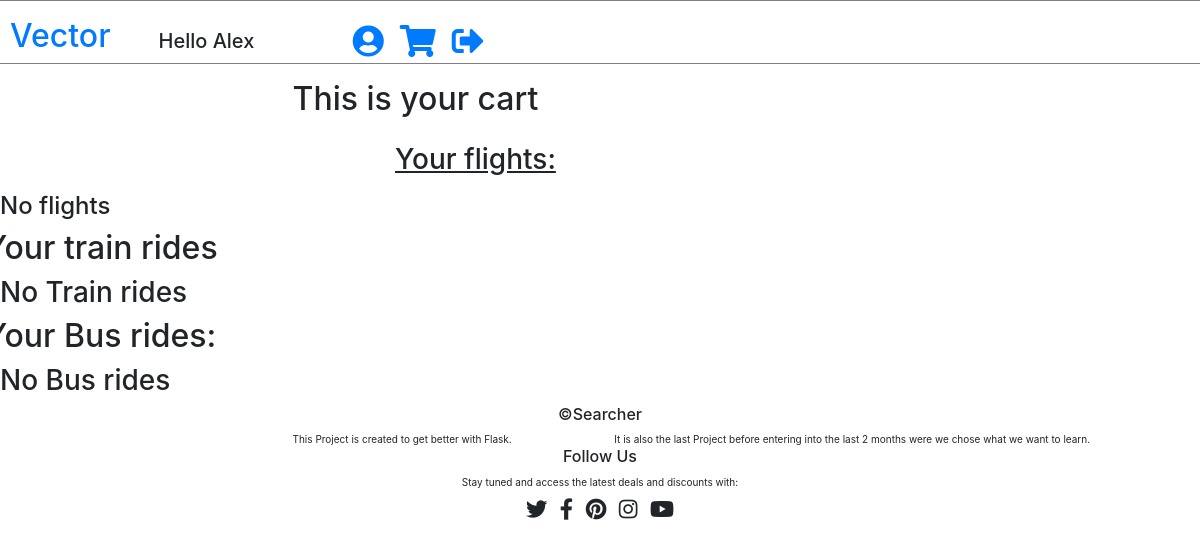
Before: /cart (signed in) with the older database file.
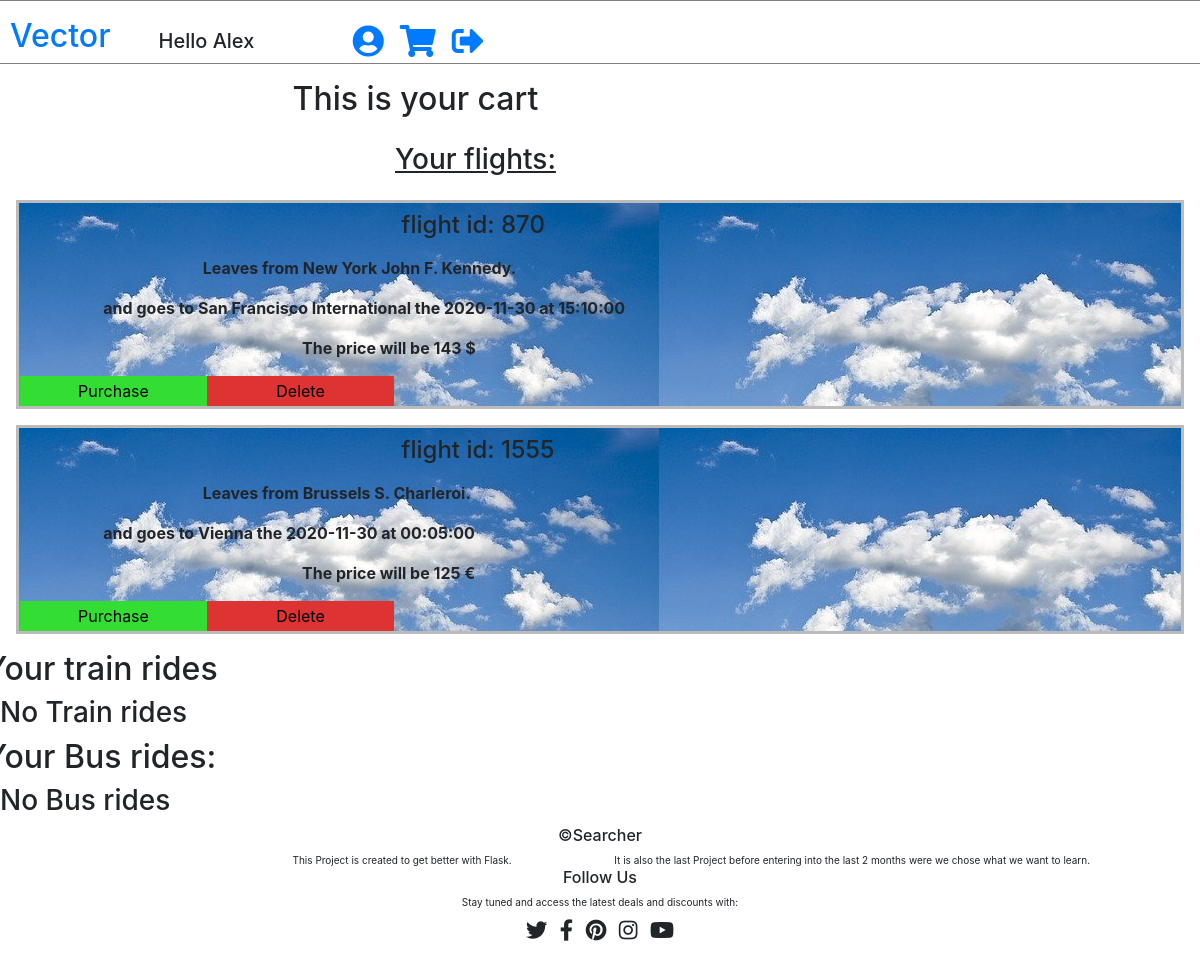
After: the same page with the newer database file.
### app.py (models this page shows, shortened)
class flights(db.Model):
    _id = db.Column('id', db.Integer, primary_key = True)
    user_id = db.Column('user_id', db.Integer)
    carrier_id = db.Column('carrier_id', db.Integer)
    price = db.Column('price', db.Integer)
    symbol = db.Column('symbol', db.String(1))
    departure_airport = db.Column('departure_airport', db.String(100))
    destination_airport = db.Column('destination_airport', db.String(100))
    date = db.Column('date', db.String(50))
    time = db.Column('time', db.String(50))

### app.py (the view)
@app.route('/cart')
def cart():
    if 'id' in session:
        return render_template('cart.html', flights = flights.query.filter_by(user_id = session['id']).all(), navbarname = f"Hello {session['firstname']}")
    else:
        flash('You need to sign in first', 'error')
        return redirect(url_for('signin'))

### templates/cart.html (shortened to what this page needs)
{% extends 'base.html' %}
{% block content %}
<div class="row my-3">
    <div class="col-xs-8 offset-3 mr-n3">
        <h2>This is your cart</h2>
    </div>
</div>
<div class="row">
    <div class="col-xs-6 offset-4 mb-2">
        <h3 style="text-decoration: underline;">Your flights:</h3>
    </div>
</div>
{% if flights %}
    {% for flight in flights %}
        <div class="ticket_container mt-2 mb-3 mx-3">
            <div class="row my-2">
                <div class="col-xs-6 offset-4">
                    <h4>flight id: {{ flight.carrier_id }}</h4>
                </div>
            </div>
            <div class="row">
                <div class="col-xs-8 offset-2">
                    <p class="ticket_text">Leaves from {{ flight.departure_airport }}.</p>
                </div>
            </div>
            <div class="row">
                <div class="col-xs-10 offset-1">
                    <p class="ticket_text">and goes to {{ flight.destination_airport }} the {{ flight.date }} at {{ flight.time }}</p>
                </div>
            </div>
            <div class="row">
                <div class="col-xs-6 offset-3">
                    <p class="ticket_text">The price will be {{ flight.price }} {{ flight.symbol }} </p>
                </div>
            </div>
            <div class="row">
                <div class="col-xs-5 ml-3 purchase">
                    <a href="/troll">
                        <button class="purchase">Purchase</button>
                    </a>
                </div>
                <div class="col-xs-5 delete">
                    <a href="http://127.0.0.1:5000/delete_ticket?carrier_id={{ flight.carrier_id }}">
                        <button class="delete">Delete</button>
                    </a>
                </div>
            </div>
        </div>
    {% endfor %}
{% else %}
    <h4>No flights</h4>
{% endif %}
<div class="row">
    <h2>Your train rides</h2>
</div>
{% if trains %}
    {% for train in trains %}
    <div class="row">
        <h3>Trains</h3>
    </div>
    {% endfor %}
{% else %}
    <h3>No Train rides</h3>
{% endif %}
<div class="row">
    <h2>Your Bus rides:</h2>
</div>
{% if buses %}
    {% for bus in buses %}
    <div class="row">
        <h3>Bus</h3>
    </div>
    {% endfor %}
{% else %}
    <h3>No Bus rides</h3>
{% endif %}
{% endblock %}

### templates/base.html (shortened to what this page needs)
<!DOCTYPE html>
<html lang="en">
<head>
    <link rel="stylesheet" href="https://pro.fontawesome.com/releases/v5.10.0/css/all.css"/>
    <link rel="stylesheet" href="https://maxcdn.bootstrapcdn.com/bootstrap/4.5.2/css/bootstrap.min.css">
    <link rel="stylesheet" type='text/css' href="{{ url_for('static', filename='style/style.css')}}">
</head>
<body>
        <div class="row" id="navbar_row" style="border: 1px solid gray;">
            <div class="col-xs-3 pl-4 pt-3 mr-4">
                <a href="/" style="text-decoration: None;">
                    <h2 class="animated_color">Vector</h2>
                </a>
            </div>
            <div class="col-xs-1 mt-4 pl-4 mr-n1 pt-1">
                <h5>{{ navbarname }}</h5>
            </div>
            <div class="col-xs-1 offset-1 mt-4 pr-2">
                <a href="/change_profile">
                    <i class="fas fa-user-circle fa-2x"></i>
                </a>
            </div>
            <div class="col-xs-1 mt-4 px-2">
                <a href="/cart">
                    <i class="fas fa-shopping-cart fa-2x"></i>
                </a>
            </div>
            <div class="col-xs-1 mt-4 pl-2">
                <a href="/logout">
                    <i class="fas fa-sign-out-alt fa-2x"></i>
                </a>
            </div>
        </div>
{% block content %}{% endblock %}
  <div class="row justify-content-center">
    <div class="col-xs-4">
        <h6>&copy;Searcher</h6>
    </div>
</div>
<div class="row">
    <div class="col-xs-6 offset-3">
        <p style="font-size: x-small;">This Project is created to get better with Flask.</p>
    </div>
    <div class="col-xs-11 offset-1">
        <p style="font-size: x-small;">It is also the last Project before entering into the last 2 months were we chose what we want to learn.</p>
    </div>
</div>
<div class="row justify-content-center mt-n3">
    <div class="col-xs-4">
        <h6>Follow Us</h6>
    </div>
</div>
<div class="row justify-content-center">
    <div class="col-xs-6">
        <p style="font-size: x-small;">Stay tuned and access the latest deals and discounts with:</p>
    </div>
</div>
<div class="row justify-content-center mb-4">
    <div class="col-xs-6 mt-n2">
        <i class="fab fa-twitter fa-lg px-1"></i>
        <i class="fab fa-facebook-f fa-lg px-1"></i>
        <i class="fab fa-pinterest fa-lg px-1"></i>
        <i class="fab fa-instagram fa-lg px-1"></i>
        <i class="fab fa-youtube fa-lg px-1"></i>
    </div>
</div>
</body>
</html>

### static/style/style.css (style rules this page uses)
.ticket_text { font-weight: 700; }
.ticket_container { background: url('../images/ticket.jpg'); border: solid 3px #bbb; }
.purchase { background-color: #3d3; border: none; width: 187px; height: 30px; }
.delete { background-color: #d33; border: none; width: 187px; height: 30px; }

Changed rows visible on the page:
added flights: carrier_id "870", departure_airport "New York John F. Kennedy", destination_airport "San Francisco International", date "2020-11-30", time "15:10:00", price "143", symbol "$"
added flights: carrier_id "1555", departure_airport "Brussels S. Charleroi", destination_airport "Vienna", date "2020-11-30", time "00:05:00", price "125", symbol "€"
Other visible differences:
text no longer shown: "No flights"
